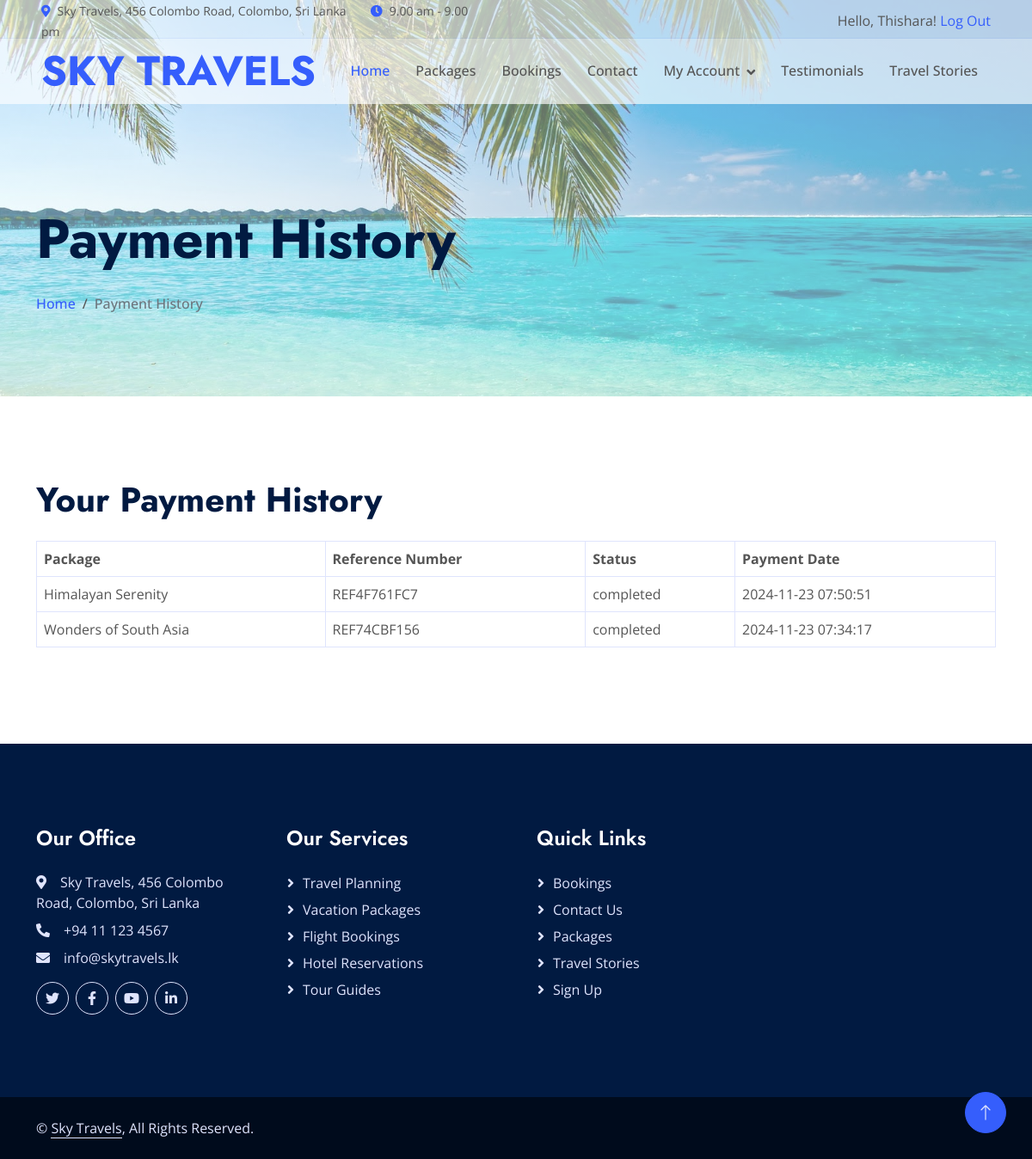
Page /payment_history.php (signed in) on the committed database.
### tables this page shows
CREATE TABLE `payments` (
  `id` int(11) NOT NULL,
  `user_id` int(11) DEFAULT NULL,
  `package_id` int(11) DEFAULT NULL,
  `reference_number` varchar(255) DEFAULT NULL,
  `payment_status` enum('pending','completed','failed') DEFAULT NULL,
  `created_at` timestamp NOT NULL DEFAULT current_timestamp()
);

CREATE TABLE `packages` (
  `id` int(11) NOT NULL,
  `title` varchar(255) NOT NULL,
  `description` text NOT NULL,
  `destination` text NOT NULL,
  `duration` varchar(50) NOT NULL,
  `ideal_for` varchar(255) NOT NULL,
  `image` varchar(255) NOT NULL,
  `price` decimal(10,2) NOT NULL
);

### payment_history.php (the view, shortened to what this page needs)
<?php
include 'dbconn.php';
$user_id = $_SESSION['user_id'];
$sql = "SELECT payments.id, packages.title, payments.reference_number, payments.payment_status, payments.created_at
        FROM payments
        JOIN packages ON payments.package_id = packages.id
        WHERE payments.user_id = ? ORDER BY payments.created_at DESC";
$stmt = $conn->prepare($sql);
$stmt->bind_param("i", $user_id);
$stmt->execute();
$result = $stmt->get_result();
?>
<!DOCTYPE html>
<html lang="en">
<head>
    <link href="https://cdnjs.cloudflare.com/ajax/libs/font-awesome/5.10.0/css/all.min.css" rel="stylesheet">
    <link href="https://cdn.jsdelivr.net/npm/bootstrap-icons@1.4.1/font/bootstrap-icons.css" rel="stylesheet">
    <link href="lib/animate/animate.min.css" rel="stylesheet">
    <link href="lib/owlcarousel/assets/owl.carousel.min.css" rel="stylesheet">
    <link href="css/bootstrap.min.css" rel="stylesheet">
    <link href="css/style.css" rel="stylesheet">
</head>
<body>
    <?php require "header.php"; ?>
    <div class="container-fluid page-header mb-5 wow fadeIn" data-wow-delay="0.1s">
        <div class="container"><br><br>
            <h1 class="display-3 mb-4 animated slideInDown">Payment History</h1>
            <nav aria-label="breadcrumb animated slideInDown">
                <ol class="breadcrumb mb-0">
                    <li class="breadcrumb-item"><a href="index.php">Home</a></li>
                    <li class="breadcrumb-item active" aria-current="page">Payment History</li>
                </ol>
            </nav>
        </div>
    </div>
    <div class="container-xxl py-5">
        <div class="container">
            <div class="row g-5">
                <div class="col-lg-12 wow fadeIn" data-wow-delay="0.1s">
                    <h2 class="display-6 mb-4">Your Payment History</h2>
                    <?php
                    if ($result->num_rows > 0) {
                        echo "<table class='table table-bordered'>
                                <thead>
                                    <tr>
                                        <th>Package</th>
                                        <th>Reference Number</th>
                                        <th>Status</th>
                                        <th>Payment Date</th>
                                    </tr>
                                </thead>
                                <tbody>";
                        while ($payment = $result->fetch_assoc()) {
                            echo "<tr>
                                    <td>" . htmlspecialchars($payment['title']) . "</td>
                                    <td>" . htmlspecialchars($payment['reference_number']) . "</td>
                                    <td>" . htmlspecialchars($payment['payment_status']) . "</td>
                                    <td>" . date('Y-m-d H:i:s', strtotime($payment['created_at'])) . "</td>
                                  </tr>";
                        }
                        echo "</tbody></table>";
                    } else {
                        echo "<p class='alert alert-info'>You have no payment history yet.</p>";
                    }
                    ?>
                </div>
            </div>
        </div>
    </div>
    <?php require "footer.php"; ?>
</body>
</html>

### css/style.css (style rules this page uses)
:root { --primary: #355EFC; --secondary: #E93C05; --tertiary: #555555; --light: #DFE4FD; --dark: #011A41; }
h1, .h1, h2, .h2, .fw-bold { font-weight: 700 !important; }
.page-header { padding-top: 12rem; padding-bottom: 6rem; background: linear-gradient(rgba(255, 255, 255, 0.4), rgba(255, 255, 255, 0.4)), url(../img/header.jfif) top left no-repeat; background-size: cover; }
.page-header .breadcrumb-item, .page-header .breadcrumb-item a { font-weight: 500; }
.page-header .breadcrumb-item+.breadcrumb-item::before { color: var(--tertiary); }

### rows in the picture
payments: package.title "Himalayan Serenity", reference_number "REF4F761FC7", payment_status "completed", created_at "2024-11-23 07:50:51"
payments: package.title "Wonders of South Asia", reference_number "REF74CBF156", payment_status "completed", created_at "2024-11-23 07:34:17"

### other values in the picture
$_SESSION['username'] "Thishara"
